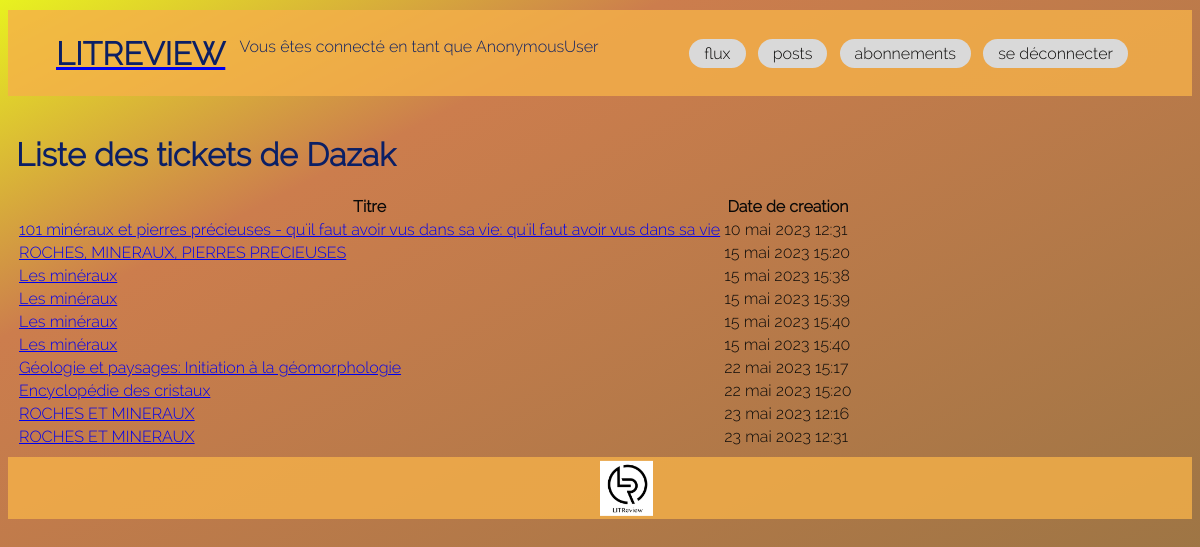
The app's page /tickets/5/ with its own data.
### review/models.py (models this page shows, shortened)
class Ticket(models.Model):
    title = models.CharField(max_length=128)
    description = models.TextField(max_length=2048, blank=True)
    user = models.ForeignKey(to=settings.AUTH_USER_MODEL,
                             on_delete=models.CASCADE)
    image = models.ImageField(null=True, blank=True,
                              upload_to='img')
    time_created = models.DateTimeField(auto_now_add=True)
    IMAGE_MAX_SIZE = (200, 200)

### review/views.py (the view)
# urls.py: path('tickets/<int:id>/', views.ticket_list_user, name='ticket_list_user'),
def ticket_list_user(request, id):
    user = get_object_or_404(User, id=id)
    tickets = Ticket.objects.filter(user=user)
    return render(request, 'review/ticket/list_user.html',
                  {'tickets': tickets,
                   'user': user})

### templates/review/ticket/list_user.html (shortened to what this page needs)
{% extends "base.html" %}
{% block content %}
 <h1>Liste des tickets de {{ user.username }}</h1>
 <table>
    <tr>
        <th>Titre</th>
        <th>Date de creation</th>
    </tr>
 {% for ticket in tickets %}
 <tr>
    <td> <a href="{% url 'review:ticket_detail' ticket.id %}">
        {{ ticket.title }}
        </a>
    </td>
    <td>{{ ticket.time_created }}</td>
</tr>
{% endfor %}
</table>
{% endblock %}

### static/css/review.css (style rules this page uses)
html { background: red; background: linear-gradient(333deg, rgb(144, 115, 66) 0%, rgb(204, 125, 77) 76%, rgb(232, 242, 31) 100%); font-family: "Raleway-Light"; color: rgb(10, 9, 8); min-height: 100vh; scroll-behavior: smooth; overflow-x: hidden; }
h1 { font-size: 2rem; color: rgb(11, 31, 101); }

### records on screen
Ticket: title "101 minéraux et pierres précieuses - qu'il faut avoir vus dans sa vie: qu'il faut avoir vus dans sa vie", time_created "10 mai 2023 12:31"
Ticket: title "ROCHES, MINERAUX, PIERRES PRECIEUSES", time_created "15 mai 2023 15:20"
Ticket: title "Les minéraux", time_created "15 mai 2023 15:38"
Ticket: title "Les minéraux", time_created "15 mai 2023 15:39"
Ticket: title "Les minéraux", time_created "15 mai 2023 15:40"
Ticket: title "Les minéraux", time_created "15 mai 2023 15:40"
Ticket: title "Géologie et paysages: Initiation à la géomorphologie", time_created "22 mai 2023 15:17"
Ticket: title "Encyclopédie des cristaux", time_created "22 mai 2023 15:20"
Ticket: title "ROCHES ET MINERAUX", time_created "23 mai 2023 12:16"
Ticket: title "ROCHES ET MINERAUX", time_created "23 mai 2023 12:31"

### other values on screen
{{ request.user }} "AnonymousUser"
{{ user.username }} "Dazak"
